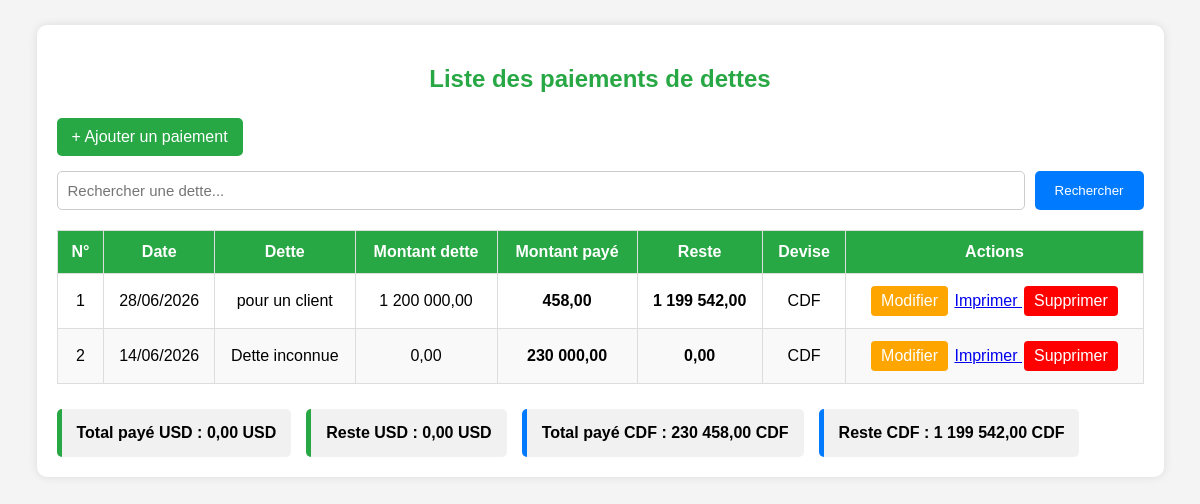
The app's page /payement_dette/liste.php with its own data.
### tables this page shows
CREATE TABLE IF NOT EXISTS `payement_dette` (
  `id_dette_pey` int(11) NOT NULL AUTO_INCREMENT,
  `date` date DEFAULT NULL,
  `montant_peye` decimal(10,2) DEFAULT NULL,
  `reste` decimal(10,2) DEFAULT NULL,
  `devise` text,
  `id_dette` int(11) DEFAULT NULL,
  PRIMARY KEY (`id_dette_pey`),
  KEY `id_dette` (`id_dette`)
);

CREATE TABLE IF NOT EXISTS `dette` (
  `id_dette` int(11) NOT NULL AUTO_INCREMENT,
  `date` date DEFAULT NULL,
  `montant_dette` decimal(10,2) DEFAULT NULL,
  `devise` text,
  `nature_dete` varchar(250) DEFAULT NULL,
  `id_client` int(11) DEFAULT NULL,
  `id_employe` int(11) DEFAULT NULL,
  PRIMARY KEY (`id_dette`),
  KEY `id_client` (`id_client`),
  KEY `id_employe` (`id_employe`)
);

### payement_dette/liste.php (the view, shortened to what this page needs)
<?php
$serveur = "localhost";
$utilisateur = "root";
$motdepasse = "";
$base = "cici";
$conn = mysqli_connect(
    $serveur,
    $utilisateur,
    $motdepasse,
    $base
);
mysqli_set_charset($conn, "utf8");
$recherche = "";
$sql = "
    SELECT
        payement_dette.*,
        dette.nature_dete,
        dette.montant_dette AS montant_dette
    FROM payement_dette
    LEFT JOIN dette
        ON payement_dette.id_dette = dette.id_dette
";
$sql .= "
    ORDER BY payement_dette.id_dette_pey DESC
";
$resultat = mysqli_query(
    $conn,
    $sql
);
$total_paye_usd = 0;
$total_paye_cdf = 0;
$total_reste_usd = 0;
$total_reste_cdf = 0;
?>
<!DOCTYPE html>
<html lang="fr">
<head>
</head>
<body>
<div class="container">
<h2>
    Liste des paiements de dettes
</h2>
<a
    href="ajouter.php"
    class="btn-ajouter"
>
    + Ajouter un paiement
</a>
<form
    method="GET"
    action="liste.php"
    class="recherche"
>
    <input
        type="text"
        name="recherche"
        placeholder="Rechercher une dette..."
        value="<?php
            echo htmlspecialchars(
                $recherche
            );
        ?>"
    >
    <button type="submit">
        Rechercher
    </button>
</form>
<div class="table-container">
<table>
<thead>
<tr>
    <th>
        N°
    </th>
    <th>
        Date
    </th>
    <th>
        Dette
    </th>
    <th>
        Montant dette
    </th>
    <th>
        Montant payé
    </th>
    <th>
        Reste
    </th>
    <th>
        Devise
    </th>
    <th>
        Actions
    </th>
</tr>
</thead>
<tbody>
<?php
$numero = 1;
if (mysqli_num_rows($resultat) > 0) {
    while (
        $paiement =
        mysqli_fetch_assoc($resultat)
    ) {
        $montant_dette =
            (float) $paiement['montant_dette'];
        $montant_paye =
            (float) $paiement['montant_peye'];
        $reste =
            $montant_dette
            - $montant_paye;
        if ($reste < 0) {
            $reste = 0;
        }
        if (
            $paiement['devise']
            == "CDF"
        ) {
            $total_paye_cdf +=
                $montant_paye;
            $total_reste_cdf +=
                $reste;
        }
?>
<tr>
    <td>
        <?php
        echo $numero++;
        ?>
    </td>
    <td>
        <?php
        echo date(
            "d/m/Y",
            strtotime(
                $paiement['date']
            )
        );
        ?>
    </td>
    <td>
        <?php
        if (
            !empty(
                $paiement['nature_dete']
            )
        ) {
            echo htmlspecialchars(
                $paiement['nature_dete']
            );
        } else {
            echo "Dette inconnue";
        }
        ?>
    </td>
    <td>
        <?php
        echo number_format(
            $montant_dette,
            2,
            ',',
            ' '
        );
        ?>
    </td>
    <td>
        <strong>
        <?php
        echo number_format(
            $montant_paye,
            2,
            ',',
            ' '
        );
        ?>
        </strong>
    </td>
    <td>
        <strong>
        <?php
        echo number_format(
            $reste,
            2,
            ',',
            ' '
        );
        ?>
        </strong>
    </td>
    <td>
        <?php
        echo htmlspecialchars(
            $paiement['devise']
        );
        ?>
    </td>
    <td>
        <a
            href="modifier.php?id=<?php
                echo $paiement['id_dette_pey'];
            ?>"
            class="btn-modifier"
        >
        Modifier
</a>
       <a
            href="Bordereau.php?id=<?php
                echo $paiement['id_dette_pey'];
            ?>"
            class="btn-Bordereau"
        >
        Imprimer
</a>
<a
    href="supprimer.php?id=<?php
        echo $paiement['id_dette_pey'];
    ?>"
    class="btn-supprimer"
    onclick="
        return confirm(
            'Voulez-vous vraiment supprimer ce paiement ?'
        );
    "
>
    Supprimer
</a>
</td>
</tr>
<?php
}
}
?>
</tbody>
</table>
</div>
<div class="totaux">
<div class="total-box total-usd">
Total payé USD :
<?php
echo number_format(
    $total_paye_usd,
    2,
    ',',
    ' '
);
?>
USD
</div>
<div class="total-box total-usd">
Reste USD :
<?php
echo number_format(
    $total_reste_usd,
    2,
    ',',
    ' '
);
?>
USD
</div>
<div class="total-box total-cdf">
Total payé CDF :
<?php
echo number_format(
    $total_paye_cdf,
    2,
    ',',
    ' '
);
?>
CDF
</div>
<div class="total-box total-cdf">
Reste CDF :
<?php
echo number_format(
    $total_reste_cdf,
    2,
    ',',
    ' '
);
?>
CDF
</div>
</div>
</div>
</body>
</html>

### payement_dette/liste.php (style rules this page uses)
* { box-sizing: border-box; }
body { font-family: Arial, sans-serif; background: #f4f4f4; margin: 0; padding: 25px; }
.container { width: 98%; margin: auto; background: white; padding: 20px; border-radius: 10px; box-shadow: 0 0 10px rgba(0,0,0,0.1); }
h2 { text-align: center; color: #28a745; margin-bottom: 25px; }
.btn-ajouter { display: inline-block; background: #28a745; color: white; padding: 10px 15px; text-decoration: none; border-radius: 5px; margin-bottom: 15px; }
.recherche { display: flex; gap: 10px; margin-bottom: 20px; }
.recherche input { flex: 1; padding: 10px; border: 1px solid #ccc; border-radius: 5px; font-size: 15px; }
.recherche button { padding: 10px 20px; background: #007bff; color: white; border: none; border-radius: 5px; cursor: pointer; }
.table-container { overflow-x: auto; }
table { width: 100%; border-collapse: collapse; min-width: 950px; }
th { background: #28a745; color: white; padding: 12px; border: 1px solid #ddd; text-align: center; }
td { padding: 10px; border: 1px solid #ddd; text-align: center; }
tr:nth-child(even) { background: #f9f9f9; }
.btn-modifier { background: orange; color: white; padding: 6px 10px; text-decoration: none; border-radius: 4px; display: inline-block; margin: 2px; }
.btn-supprimer { background: red; color: white; padding: 6px 10px; text-decoration: none; border-radius: 4px; display: inline-block; margin: 2px; }
.totaux { margin-top: 25px; display: flex; gap: 15px; flex-wrap: wrap; }
.total-box { background: #f1f1f1; padding: 15px; border-radius: 5px; font-weight: bold; }
.total-usd { border-left: 5px solid #28a745; }
.total-cdf { border-left: 5px solid #007bff; }

### records on screen
payement_dette: date "28/06/2026", id_dette.nature_dete "pour un client", id_dette.montant_dette "1 200 000,00", montant_peye "458,00", reste "1 199 542,00", devise "CDF"
payement_dette: date "14/06/2026", shows "Dette inconnue", montant_dette "0,00", montant_peye "230 000,00", reste "0,00", devise "CDF"

### other values on screen
$total_paye_usd "0,00"
$total_reste_usd "0,00"
$total_paye_cdf "230 458,00"
$total_reste_cdf "1 199 542,00"
